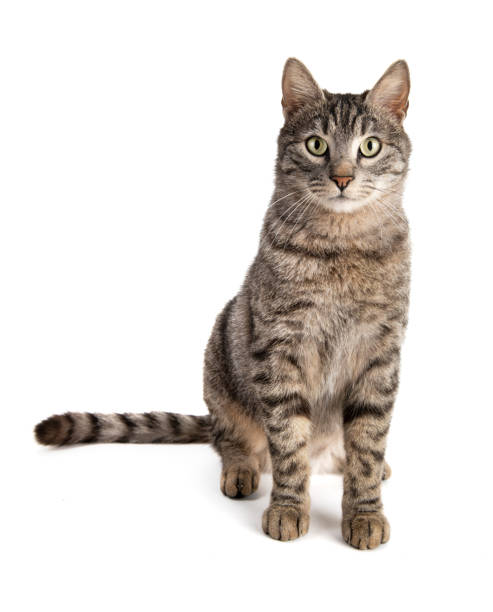
#> input picture istockphoto-1779735855-612x612.jpg, 493 x 612 px
$ python NaiveOD.py
#> lines starting #> are read from the running program, lines starting #| are printed output that depends on the picture; after the words box and inside, x2 and y2 are one past the last pixel; in counts of white or black regions, pixels touching at a corner belong together
import cv2 as cv
import numpy as np
from keras._tf_keras.keras.applications import ResNet50
from keras.applications.resnet50 import decode_predictions


def box_img(img_path):
#> called with img_path = 'istockphoto-1779735855-612x612.jpg'
    org_img = cv.imread(img_path)
#> org_img is the input picture: shape (612, 493, 3); mean B, G, R 215.7, 219.8, 224.9
    img = org_img.copy()
    gray_img = cv.cvtColor(img,cv.COLOR_BGR2GRAY)
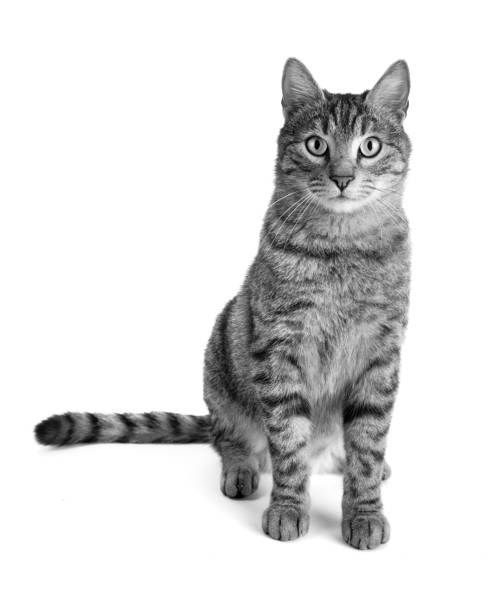
#> gray_img: shape (612, 493); min 0, max 255, mean 220.9
    blur_img = cv.GaussianBlur(gray_img,(3,3),0) # 0 to auto-compute standard devation in x direction and sigmaY is set to sigmaX
    edges = cv.Canny(blur_img,threshold1=52,threshold2=130) #threshold1 = 0.4 * threshold2
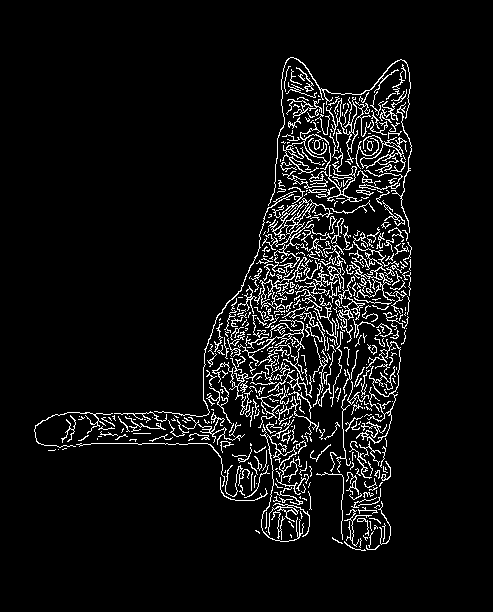
#> edges: shape (612, 493); 6.3% white in thin lines or dots, all inside (x1, y1, x2, y2) = (34, 57, 412, 551)
    # tresholds here takes the sensitivity of edges into considration
    countours,_ = cv.findContours(edges.copy(),cv.RETR_EXTERNAL, cv.CHAIN_APPROX_SIMPLE)
#> countours = 492 contours, 445 with area under 20; largest, box (x1, y1, x2, y2) and area: (262, 198, 333, 273) 759, (360, 135, 407, 169) 416, (259, 257, 338, 310) 350, (356, 339, 401, 444) 138, (326, 97, 371, 163) 137

    cropped_img = []
    for countour in countours:
        x,y,w,h = cv.boundingRect(countour)
        cv.rectangle(org_img,(x,y),(x+w,y+h),(0,255,0),2)
        cropped = org_img[y:y+h,x:x+w]
        cropped_img.append(cropped)
#> this loop made 492 passes
#> (x, y, w, h) on passes 1 to 3: (366, 545, 14, 5), (344, 541, 22, 10), (359, 538, 3, 10)
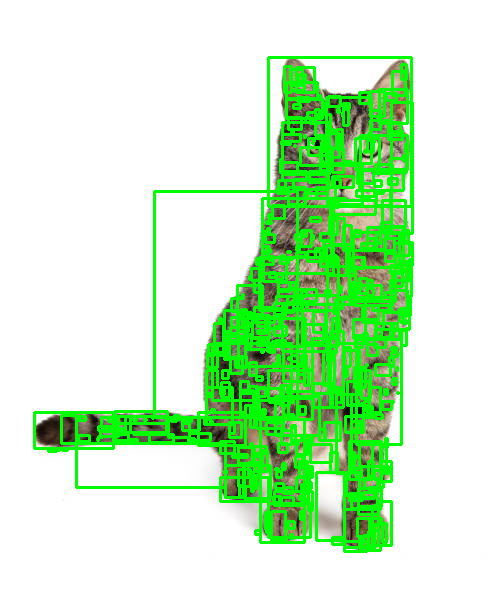
#> org_img: shape (612, 493, 3); 16.68% of pixels changed, all inside (x1, y1, x2, y2) = (33, 56, 414, 553)
#> after the loop, cropped_img = 492 items

    return cropped_img, countours

def detect_img(org_img,cropped_img,countours):
    model = ResNet50(include_top=True,weights="imagenet")
    for i in range(len(cropped_img)):
       img = cropped_img[i]
       countour = countours[i]

       if img is None:
           continue

       x,y,w,h = cv.boundingRect(countour)
       img = cv.resize(cv.cvtColor(img,cv.COLOR_BGR2RGB),(224,224))

       img = img.astype('float32')
       img = np.expand_dims(np.array(img),axis=0)
       predict = model.predict(img) # getting top label for better prediction
       label, desc, confidence = decode_predictions(predict, top=1)[0][0]
       if confidence >= 0.10:
           cv.rectangle(org_img, (x, y), (x + w, y + h), (0, 255, 0), 2)
           cv.putText(org_img, desc, (x, y - 10), cv.FONT_HERSHEY_SIMPLEX, 0.6, (0, 255, 0), 2)
    cv.imshow("img",org_img)
    cv.waitKey(0)
    cv.destroyWindow()
cropped_img, countours = box_img("istockphoto-1779735855-612x612.jpg")
#> cropped_img = 492 items
org_img = cv.imread("istockphoto-1779735855-612x612.jpg")

detect_img(org_img, cropped_img, countours)
#> (the call stopped at in detect_img, `model = ResNet50(include_top=True,weights="imagenet")`: keras is not available in this run)

$ run again, with gettyimages-664442962-612x612.jpg copied over istockphoto-1779735855-612x612.jpg
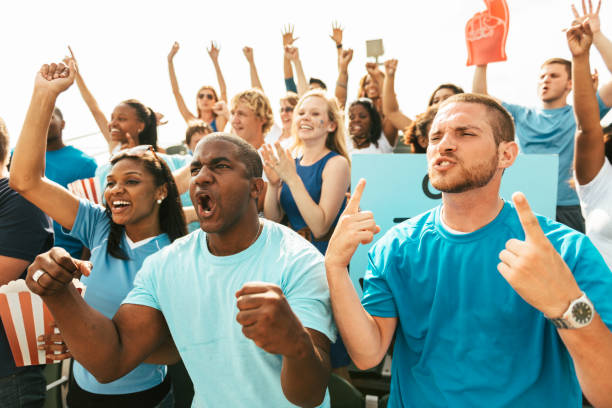
#> input picture gettyimages-664442962-612x612.jpg, 612 x 408 px
#> in box_img, org_img is the input picture: shape (408, 612, 3); mean B, G, R 151.6, 160.8, 153.7
#> in box_img, `edges = cv.Canny(blur_img,threshold1=52,threshold2=130)`:
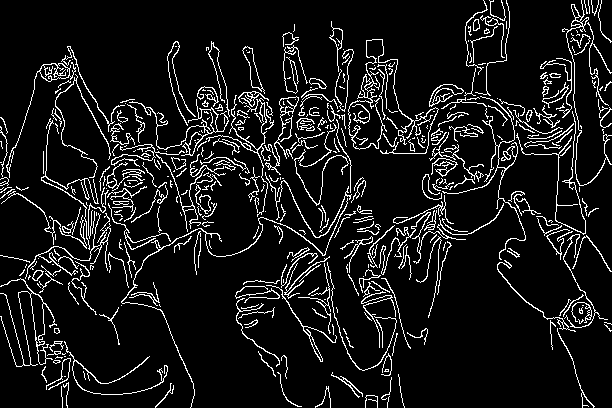
#> edges: shape (408, 612); 9.2% white in thin lines or dots
#> in box_img, `countours,_ = cv.findContours(edges.copy(),cv.RETR_EXTERNAL, cv.CHAIN_..`: countours = 420 contours, 348 with area under 20; largest, box (x1, y1, x2, y2) and area: (0, 278, 57, 367) 510, (6, 62, 76, 178) 421, (242, 46, 265, 94) 310, (348, 39, 439, 154) 286, (264, 96, 299, 175) 286
#> the loop in box_img, `for countour in countours:` made 420 passes
#> (x, y, w, h) on passes 1 to 3: (387, 396, 3, 12), (365, 395, 13, 13), (315, 386, 16, 22)
#> after the loop in box_img, `for countour in countours:`:
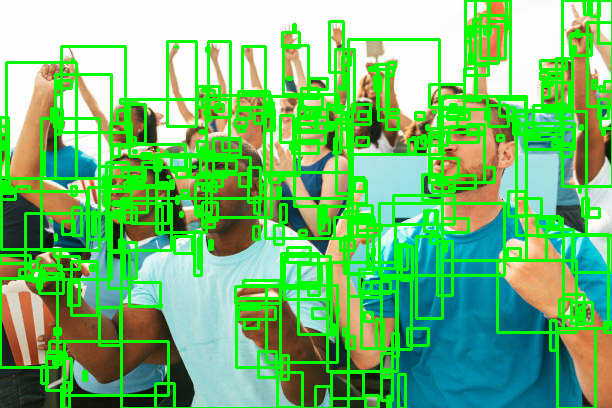
#> org_img: shape (408, 612, 3); mean B, G, R 114.7, 189.8, 112.1
#> after the loop in box_img, `for countour in countours:`: cropped_img = 420 items
